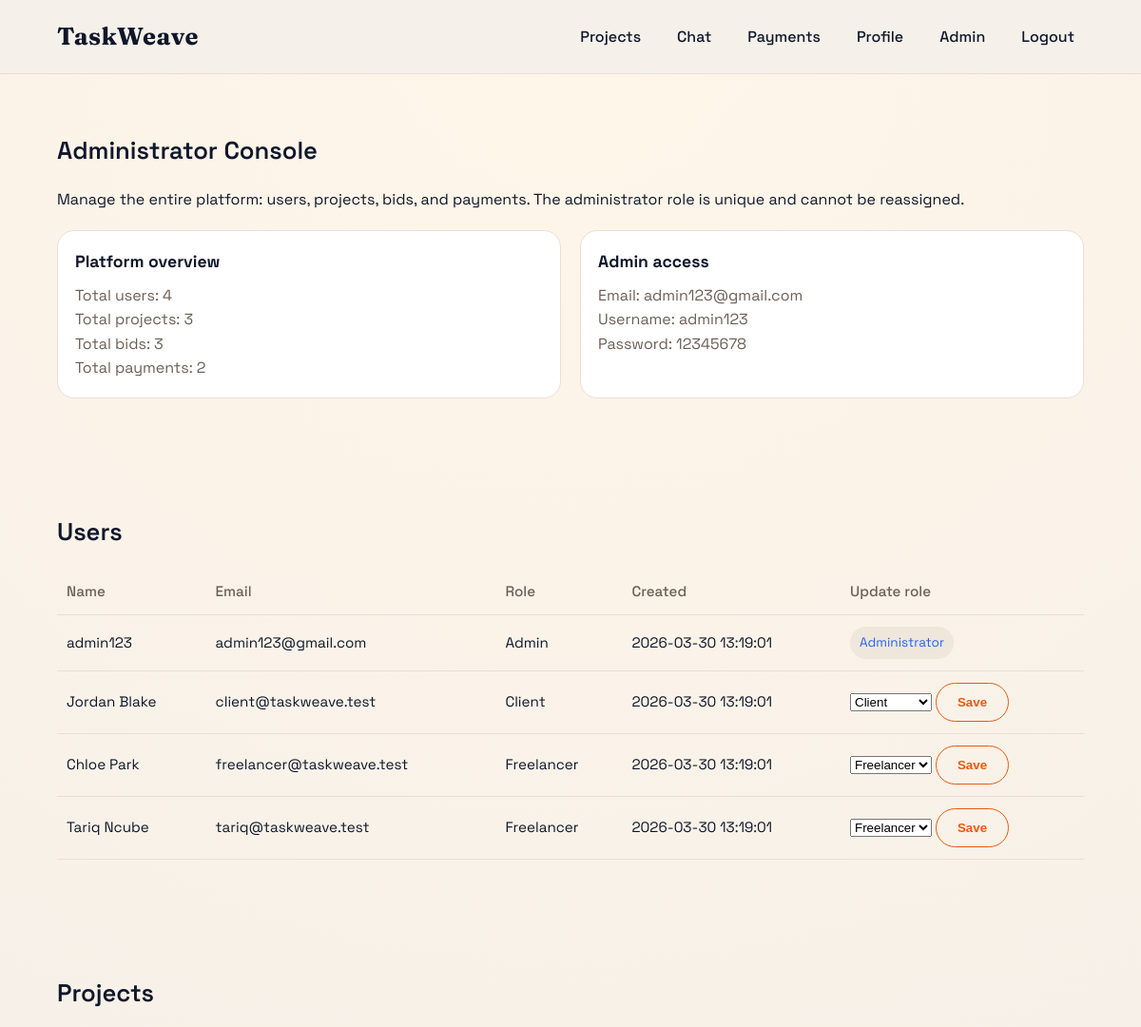
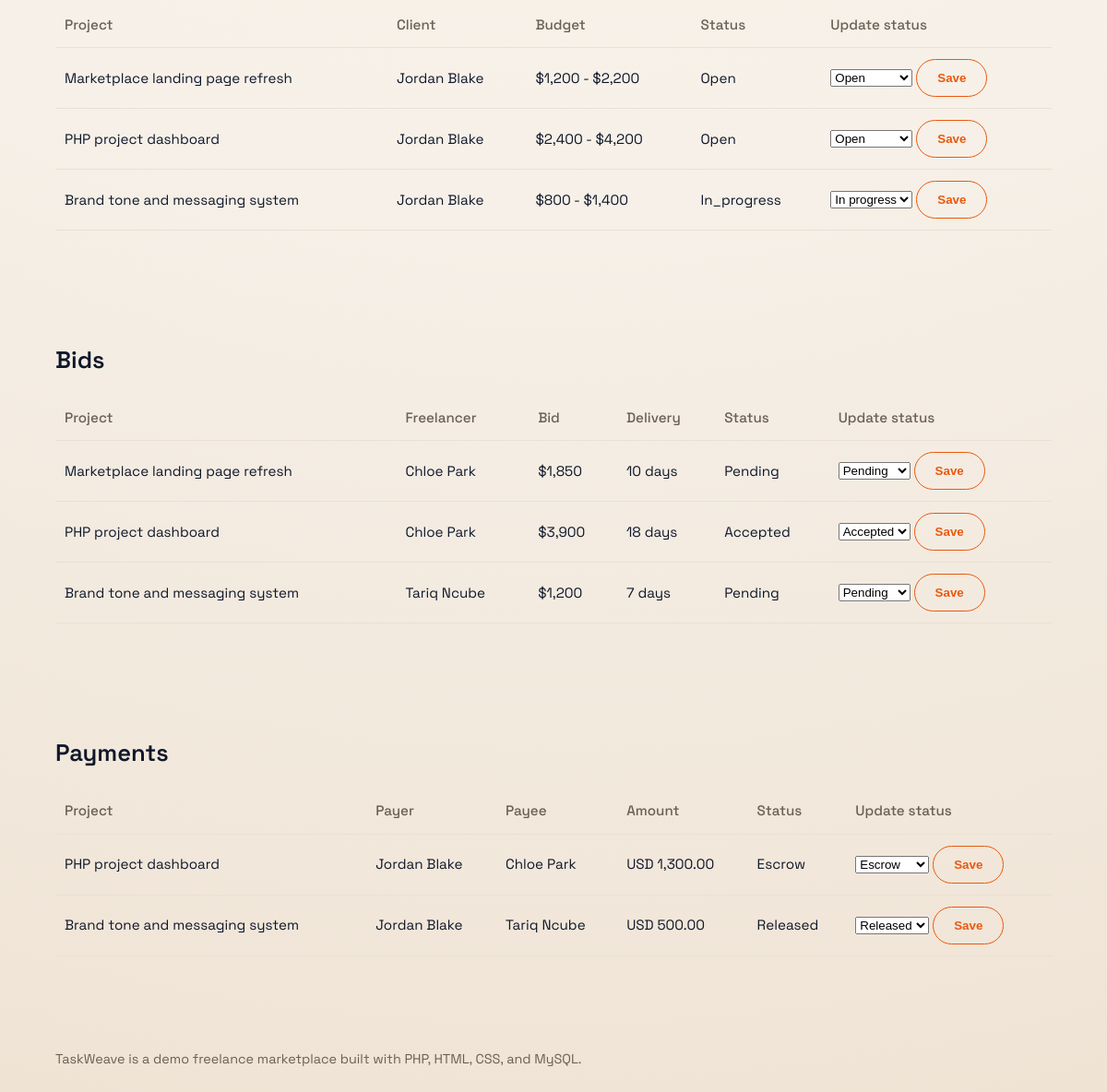
/admin.php (signed in), run on the app's committed database (2 pictures, top to bottom).
### tables this page shows
CREATE TABLE users (
  id INT AUTO_INCREMENT PRIMARY KEY,
  role ENUM('client', 'freelancer', 'admin') NOT NULL DEFAULT 'freelancer',
  full_name VARCHAR(120) NOT NULL,
  email VARCHAR(160) NOT NULL UNIQUE,
  password_hash VARCHAR(255) NOT NULL,
  title VARCHAR(160) DEFAULT NULL,
  bio TEXT DEFAULT NULL,
  skills VARCHAR(255) DEFAULT NULL,
  location VARCHAR(120) DEFAULT NULL,
  created_at TIMESTAMP DEFAULT CURRENT_TIMESTAMP
);

CREATE TABLE projects (
  id INT AUTO_INCREMENT PRIMARY KEY,
  client_id INT NOT NULL,
  title VARCHAR(180) NOT NULL,
  description TEXT NOT NULL,
  category VARCHAR(80) NOT NULL,
  budget_min DECIMAL(10,2) NOT NULL,
  budget_max DECIMAL(10,2) NOT NULL,
  status ENUM('open', 'in_progress', 'completed') DEFAULT 'open',
  created_at TIMESTAMP DEFAULT CURRENT_TIMESTAMP,
  FOREIGN KEY (client_id) REFERENCES users(id)
);

CREATE TABLE bids (
  id INT AUTO_INCREMENT PRIMARY KEY,
  project_id INT NOT NULL,
  freelancer_id INT NOT NULL,
  bid_amount DECIMAL(10,2) NOT NULL,
  delivery_days INT NOT NULL,
  cover_letter TEXT NOT NULL,
  status ENUM('pending', 'accepted', 'rejected') DEFAULT 'pending',
  created_at TIMESTAMP DEFAULT CURRENT_TIMESTAMP,
  FOREIGN KEY (project_id) REFERENCES projects(id),
  FOREIGN KEY (freelancer_id) REFERENCES users(id)
);

CREATE TABLE payments (
  id INT AUTO_INCREMENT PRIMARY KEY,
  project_id INT NOT NULL,
  payer_id INT NOT NULL,
  payee_id INT NOT NULL,
  amount DECIMAL(10,2) NOT NULL,
  currency VARCHAR(8) NOT NULL DEFAULT 'USD',
  method ENUM('card', 'bank', 'wallet') DEFAULT 'card',
  status ENUM('escrow', 'released', 'refunded') DEFAULT 'escrow',
  created_at TIMESTAMP DEFAULT CURRENT_TIMESTAMP,
  FOREIGN KEY (project_id) REFERENCES projects(id),
  FOREIGN KEY (payer_id) REFERENCES users(id),
  FOREIGN KEY (payee_id) REFERENCES users(id)
);

### admin.php (the view, shortened to what this page needs)
<?php
require_once __DIR__ . '/includes/db.php';
include __DIR__ . '/includes/header.php';
$users = [];
$user_result = $mysqli->query("SELECT id, full_name, email, role, created_at FROM users ORDER BY created_at DESC");
if ($user_result) {
    $users = $user_result->fetch_all(MYSQLI_ASSOC);
}
$projects = [];
$project_result = $mysqli->query("SELECT p.id, p.title, p.status, p.budget_min, p.budget_max, u.full_name AS client_name
    FROM projects p
    JOIN users u ON p.client_id = u.id
    ORDER BY p.created_at DESC");
if ($project_result) {
    $projects = $project_result->fetch_all(MYSQLI_ASSOC);
}
$bids = [];
$bid_result = $mysqli->query("SELECT b.id, b.bid_amount, b.delivery_days, b.status, p.title AS project_title, u.full_name AS freelancer_name
    FROM bids b
    JOIN projects p ON b.project_id = p.id
    JOIN users u ON b.freelancer_id = u.id
    ORDER BY b.created_at DESC");
if ($bid_result) {
    $bids = $bid_result->fetch_all(MYSQLI_ASSOC);
}
$payments = [];
$payment_result = $mysqli->query("SELECT p.id, p.amount, p.currency, p.method, p.status, pr.title AS project_title,
    payer.full_name AS payer_name, payee.full_name AS payee_name
    FROM payments p
    JOIN projects pr ON p.project_id = pr.id
    JOIN users payer ON p.payer_id = payer.id
    JOIN users payee ON p.payee_id = payee.id
    ORDER BY p.created_at DESC");
if ($payment_result) {
    $payments = $payment_result->fetch_all(MYSQLI_ASSOC);
}
?>
<section class="section container">
  <h2 class="section-title">Administrator Console</h2>
  <p>Manage the entire platform: users, projects, bids, and payments. The administrator role is unique and cannot be reassigned.</p>
  <div class="grid" style="margin-top: 20px;">
    <div class="card">
      <h3>Platform overview</h3>
      <p>Total users: <?php echo count($users); ?></p>
      <p>Total projects: <?php echo count($projects); ?></p>
      <p>Total bids: <?php echo count($bids); ?></p>
      <p>Total payments: <?php echo count($payments); ?></p>
    </div>
    <div class="card">
      <h3>Admin access</h3>
      <p>Email: admin123@gmail.com</p>
      <p>Username: admin123</p>
      <p>Password: 12345678</p>
    </div>
  </div>
</section>
<section class="section container">
  <h2 class="section-title">Users</h2>
  <table class="table">
    <thead>
      <tr>
        <th>Name</th>
        <th>Email</th>
        <th>Role</th>
        <th>Created</th>
        <th>Update role</th>
      </tr>
    </thead>
    <tbody>
      <?php foreach ($users as $user): ?>
        <tr>
          <td><?php echo htmlspecialchars($user['full_name']); ?></td>
          <td><?php echo htmlspecialchars($user['email']); ?></td>
          <td><?php echo htmlspecialchars(ucfirst($user['role'])); ?></td>
          <td><?php echo htmlspecialchars($user['created_at']); ?></td>
          <td>
            <?php if ($user['role'] === 'admin'): ?>
              <span class="badge">Administrator</span>
            <?php else: ?>
              <form method="post">
                <select name="role">
                  <option value="client" <?php echo $user['role'] === 'client' ? 'selected' : ''; ?>>Client</option>
                  <option value="freelancer" <?php echo $user['role'] === 'freelancer' ? 'selected' : ''; ?>>Freelancer</option>
                </select>
                <button class="btn secondary" type="submit">Save</button>
              </form>
            <?php endif; ?>
          </td>
        </tr>
      <?php endforeach; ?>
    </tbody>
  </table>
</section>
<section class="section container">
  <h2 class="section-title">Projects</h2>
  <table class="table">
    <thead>
      <tr>
        <th>Project</th>
        <th>Client</th>
        <th>Budget</th>
        <th>Status</th>
        <th>Update status</th>
      </tr>
    </thead>
    <tbody>
      <?php foreach ($projects as $project): ?>
        <tr>
          <td><?php echo htmlspecialchars($project['title']); ?></td>
          <td><?php echo htmlspecialchars($project['client_name']); ?></td>
          <td>$<?php echo number_format($project['budget_min']); ?> - $<?php echo number_format($project['budget_max']); ?></td>
          <td><?php echo htmlspecialchars(ucfirst($project['status'])); ?></td>
          <td>
            <form method="post">
              <select name="status">
                <option value="open" <?php echo $project['status'] === 'open' ? 'selected' : ''; ?>>Open</option>
                <option value="in_progress" <?php echo $project['status'] === 'in_progress' ? 'selected' : ''; ?>>In progress</option>
              </select>
              <button class="btn secondary" type="submit">Save</button>
            </form>
          </td>
        </tr>
      <?php endforeach; ?>
    </tbody>
  </table>
</section>
<section class="section container">
  <h2 class="section-title">Bids</h2>
  <table class="table">
    <thead>
      <tr>
        <th>Project</th>
        <th>Freelancer</th>
        <th>Bid</th>
        <th>Delivery</th>
        <th>Status</th>
        <th>Update status</th>
      </tr>
    </thead>
    <tbody>
      <?php foreach ($bids as $bid): ?>
        <tr>
          <td><?php echo htmlspecialchars($bid['project_title']); ?></td>
          <td><?php echo htmlspecialchars($bid['freelancer_name']); ?></td>
          <td>$<?php echo number_format($bid['bid_amount']); ?></td>
          <td><?php echo (int)$bid['delivery_days']; ?> days</td>
          <td><?php echo htmlspecialchars(ucfirst($bid['status'])); ?></td>
          <td>
            <form method="post">
              <select name="status">
                <option value="pending" <?php echo $bid['status'] === 'pending' ? 'selected' : ''; ?>>Pending</option>
                <option value="accepted" <?php echo $bid['status'] === 'accepted' ? 'selected' : ''; ?>>Accepted</option>
              </select>
              <button class="btn secondary" type="submit">Save</button>
            </form>
          </td>
        </tr>
      <?php endforeach; ?>
    </tbody>
  </table>
</section>
<section class="section container">
  <h2 class="section-title">Payments</h2>
  <table class="table">
    <thead>
      <tr>
        <th>Project</th>
        <th>Payer</th>
        <th>Payee</th>
        <th>Amount</th>
        <th>Status</th>
        <th>Update status</th>
      </tr>
    </thead>
    <tbody>
      <?php foreach ($payments as $payment): ?>
        <tr>
          <td><?php echo htmlspecialchars($payment['project_title']); ?></td>
          <td><?php echo htmlspecialchars($payment['payer_name']); ?></td>
          <td><?php echo htmlspecialchars($payment['payee_name']); ?></td>
          <td><?php echo htmlspecialchars($payment['currency']); ?> <?php echo number_format($payment['amount'], 2); ?></td>
          <td><?php echo htmlspecialchars(ucfirst($payment['status'])); ?></td>
          <td>
            <form method="post">
              <select name="status">
                <option value="escrow" <?php echo $payment['status'] === 'escrow' ? 'selected' : ''; ?>>Escrow</option>
                <option value="released" <?php echo $payment['status'] === 'released' ? 'selected' : ''; ?>>Released</option>
              </select>
              <button class="btn secondary" type="submit">Save</button>
            </form>
          </td>
        </tr>
      <?php endforeach; ?>
    </tbody>
  </table>
</section>
<?php include __DIR__ . '/includes/footer.php'; ?>

### assets/css/style.css (style rules this page uses)
:root { --bg: #f6f0e8; --surface: #ffffff; --ink: #0f172a; --muted: #6b5f56; --accent: #ea580c; --accent-2: #2563eb; --border: #eadfd4; --shadow: 0 22px 60px rgba(15, 23, 42, 0.12); --hero-bg: #0f172a; --hero-ink: #f8fafc; }
* { box-sizing: border-box; margin: 0; padding: 0; }
body { font-family: 'Space Grotesk', sans-serif; background: radial-gradient(circle at top, #fff6e9 0%, #f6f0e8 55%, #efe3d4 100%); color: var(--ink); line-height: 1.6; }
.container { width: min(1100px, 90%); margin: 0 auto; }
.btn { display: inline-flex; align-items: center; justify-content: center; gap: 8px; padding: 12px 22px; border-radius: 999px; border: 1px solid var(--accent); background: var(--accent); color: #fff; font-weight: 600; transition: 0.2s ease; }
.btn.secondary { background: transparent; color: var(--accent); border-color: var(--accent); }
.section { padding: 60px 0; }
.section-title { font-size: 1.6rem; font-weight: 600; margin-bottom: 18px; }
.grid { display: grid; gap: 20px; grid-template-columns: repeat(auto-fit, minmax(230px, 1fr)); }
.card { background: var(--surface); border-radius: 18px; padding: 18px; border: 1px solid var(--border); }
.card h3 { font-size: 1.1rem; margin-bottom: 8px; }
.card p { color: var(--muted); }
.table { width: 100%; border-collapse: collapse; margin-top: 18px; }
.table th, .table td { text-align: left; padding: 12px 10px; border-bottom: 1px solid var(--border); font-size: 0.95rem; }
.table th { color: var(--muted); font-weight: 500; }
.badge { display: inline-flex; align-items: center; gap: 6px; padding: 6px 10px; border-radius: 999px; background: #efe7db; color: var(--accent-2); font-size: 0.85rem; }

### data on the page
users: full_name "admin123", email "admin123@gmail.com", role "Admin", created_at "2026-03-30 13:19:01", shows "Administrator"
users: full_name "Jordan Blake", email "client@taskweave.test", role "Client", created_at "2026-03-30 13:19:01"
users: full_name "Chloe Park", email "freelancer@taskweave.test", role "Freelancer", created_at "2026-03-30 13:19:01"
users: full_name "Tariq Ncube", email "tariq@taskweave.test", role "Freelancer", created_at "2026-03-30 13:19:01"
projects: title "Marketplace landing page refresh", client.full_name "Jordan Blake", budget_min "1,200", budget_max "2,200", status "Open"
projects: title "PHP project dashboard", client.full_name "Jordan Blake", budget_min "2,400", budget_max "4,200", status "Open"
projects: title "Brand tone and messaging system", client.full_name "Jordan Blake", budget_min "800", budget_max "1,400", status "In_progress", status "In progress"
bids: project.title "Marketplace landing page refresh", freelancer.full_name "Chloe Park", bid_amount "1,850", delivery_days "10", status "Pending"
bids: project.title "PHP project dashboard", freelancer.full_name "Chloe Park", bid_amount "3,900", delivery_days "18", status "Accepted"
bids: project.title "Brand tone and messaging system", freelancer.full_name "Tariq Ncube", bid_amount "1,200", delivery_days "7", status "Pending"
payments: project.title "PHP project dashboard", payer.full_name "Jordan Blake", payee.full_name "Chloe Park", currency "USD", amount "1,300.00", status "Escrow"
payments: project.title "Brand tone and messaging system", payer.full_name "Jordan Blake", payee.full_name "Tariq Ncube", currency "USD", amount "500.00", status "Released"

### other printed values
count($users) "4"
count($projects) "3"
count($bids) "3"
count($payments) "2"
